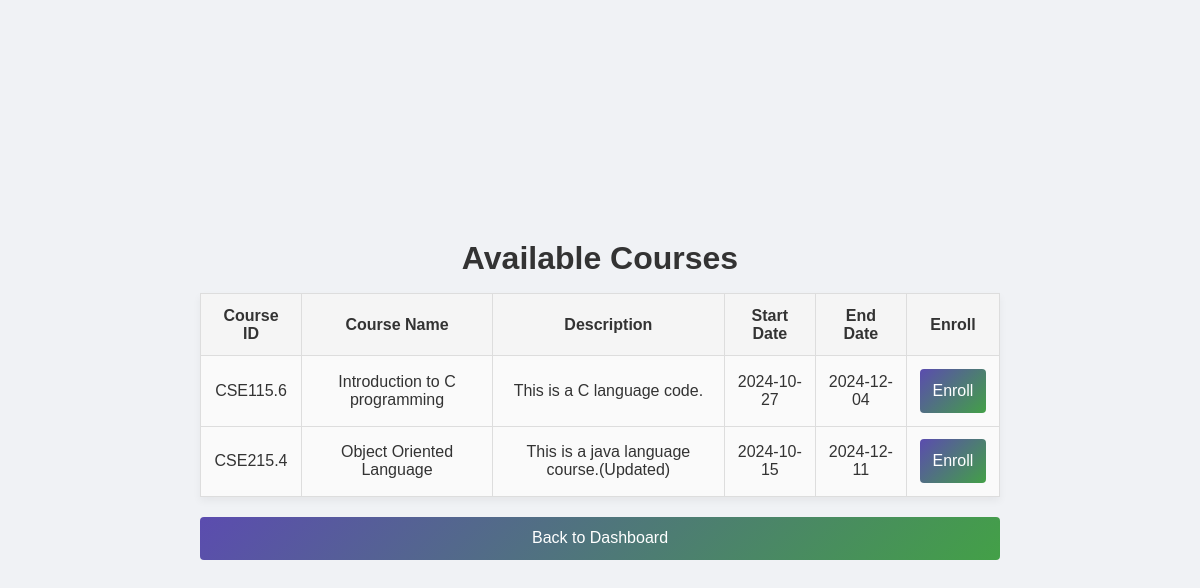
The page /browse_courses.php (signed in) on the database as committed earlier.
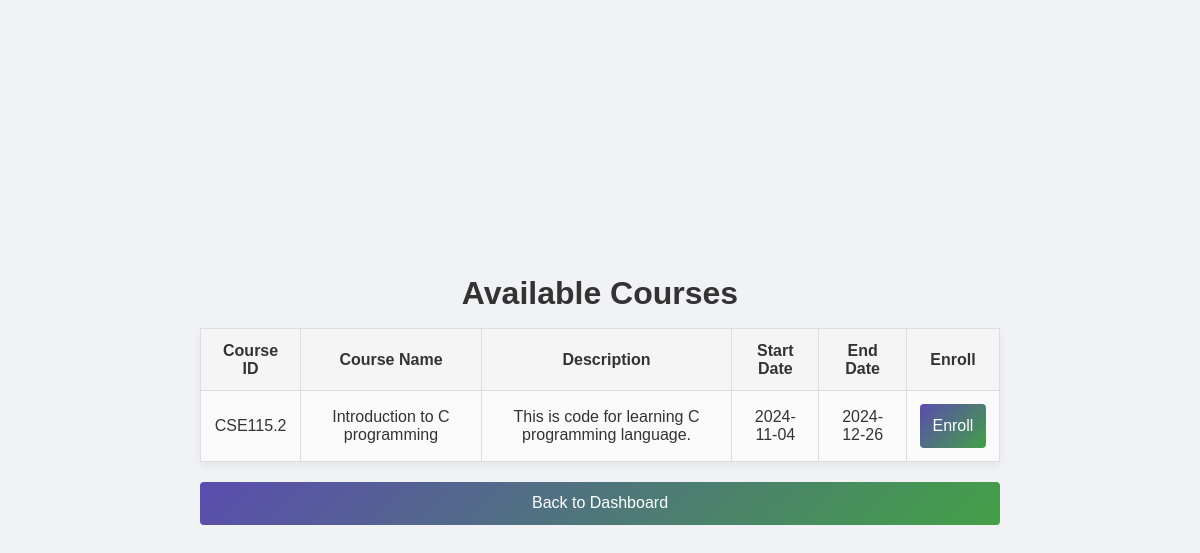
The same page on the database as committed later.
### tables this page shows
CREATE TABLE `course` (
  `Course_Num` int(20) NOT NULL,
  `Course_ID` varchar(20) NOT NULL,
  `CourseName` varchar(50) DEFAULT NULL,
  `Description` longtext NOT NULL,
  `UserID` varchar(50) NOT NULL,
  `Start_Date` date DEFAULT NULL,
  `End_Date` date NOT NULL
);

### browse_courses.php (the view, shortened to what this page needs)
<?php
$conn = new mysqli("localhost", "root", "", "learning_platform");
$sql = "SELECT Course_ID, CourseName, Description, Start_Date, End_Date FROM Course";
$result = $conn->query($sql);
if ($result->num_rows > 0) {
    $courses = $result->fetch_all(MYSQLI_ASSOC);
} else {
    $courses = [];
}
?>
<!DOCTYPE html>
<html lang="en">
<head>
    <link rel="stylesheet" href="style.css">
</head>
<body>
    <div class="browse-courses-container" style="max-width: 800px; margin: 0 auto; text-align: center;">
        <h1>Available Courses</h1>
        <?php if (count($courses) > 0): ?>
            <table style="width: 100%; border-collapse: collapse;">
                <thead>
                    <tr>
                        <th>Course ID</th>
                        <th>Course Name</th>
                        <th>Description</th>
                        <th>Start Date</th>
                        <th>End Date</th>
                        <th>Enroll</th>
                    </tr>
                </thead>
                <tbody>
                    <?php foreach ($courses as $course): ?>
                        <tr>
                            <td><?php echo htmlspecialchars($course['Course_ID']); ?></td>
                            <td><?php echo htmlspecialchars($course['CourseName']); ?></td>
                            <td><?php echo htmlspecialchars($course['Description']); ?></td>
                            <td><?php echo htmlspecialchars($course['Start_Date']); ?></td>
                            <td><?php echo htmlspecialchars($course['End_Date']); ?></td>
                            <td>
                                <a href="browse_courses.php?enroll=true&course_id=<?php echo $course['Course_ID']; ?>">
                                    <button>Enroll</button>
                                </a>
                            </td>
                        </tr>
                    <?php endforeach; ?>
                </tbody>
            </table>
        <?php else: ?>
            <p>No courses available at the moment.</p>
        <?php endif; ?>
        <a href="student_dashboard.html"><button style="margin-top: 20px;">Back to Dashboard</button></a>
    </div>
</body>
</html>

### style.css (style rules this page uses)
* { margin: 0; padding: 0; box-sizing: border-box; font-family: Arial, sans-serif; }
body { display: flex; justify-content: center; align-items: center; min-height: 100vh; background: #f0f2f5; color: #333; }
button { width: 100%; padding: 0.8rem; background: linear-gradient(135deg, #5b4caf, #43A047); color: #fff; border: none; border-radius: 4px; font-size: 1rem; cursor: pointer; transition: background 0.3s ease; }
a { color: #4CAF50; text-decoration: none; }
table { width: 100%; border-collapse: collapse; margin-top: 1rem; box-shadow: 0 4px 8px rgba(0, 0, 0, 0.05); }
th, td { padding: 0.8rem; border: 1px solid #ddd; color: #333; text-align: center; }
th { background-color: #f5f5f5; font-weight: bold; }
td { background-color: #fafafa; }

Rows that differ between the two databases and show on the page:
removed course: Course_ID "CSE115.6", CourseName "Introduction to C programming", Description "This is a C language code.", Start_Date "2024-10-27", End_Date "2024-12-04"
removed course: Course_ID "CSE215.4", CourseName "Object Oriented Language", Description "This is a java language course.(Updated)", Start_Date "2024-10-15", End_Date "2024-12-11"
added course: Course_ID "CSE115.2", CourseName "Introduction to C programming", Description "This is code for learning C programming language.", Start_Date "2024-11-04", End_Date "2024-12-26"
